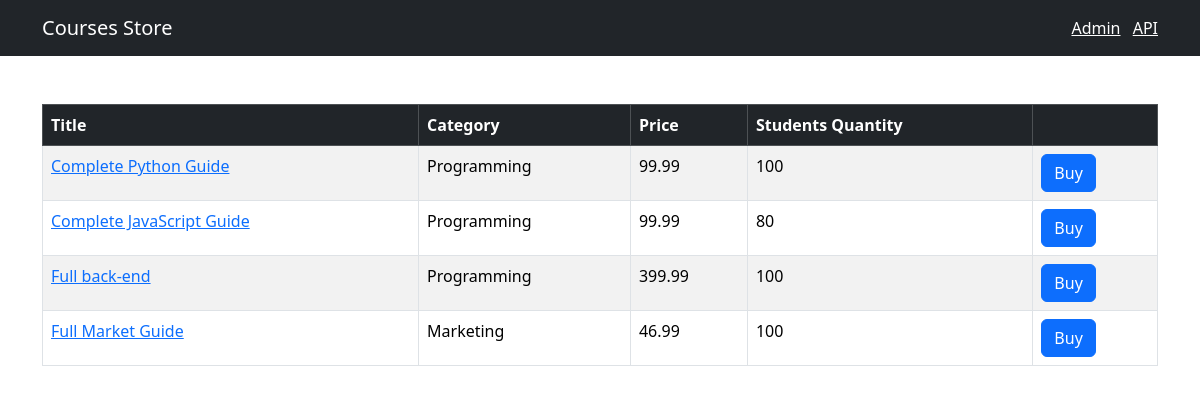
Before: / with the older database file.
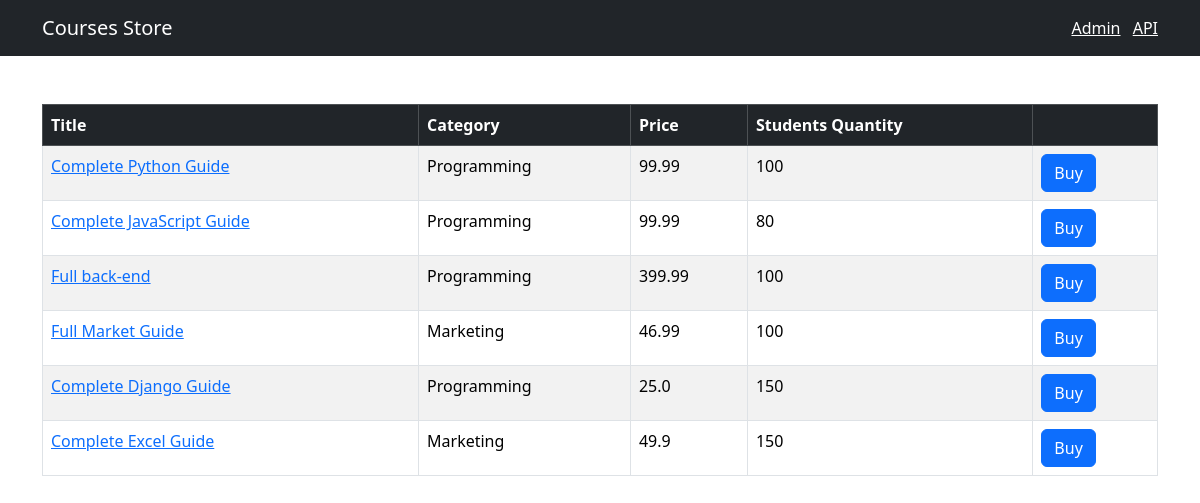
After: the same page with the newer database file.
### store/models.py (models this page shows, shortened)
class Course(models.Model):
    title = models.CharField(max_length=300)
    price = models.FloatField()
    student_qty = models.IntegerField()
    review_qry = models.IntegerField()
    category = models.ForeignKey(Category, on_delete=models.CASCADE)
    created_at = models.DateTimeField(default=timezone.now)

class Category(models.Model):
    title = models.CharField(max_length=255)
    created_at = models.DateTimeField(default=timezone.now)
    def __str__(self):
        return self.title

### store/views.py (the view)
# urls.py: path('', include(api.urls), name='index')
def index(request):
    courses = Course.objects.all()
    return render(request, 'store/courses.html', {'courses': courses})

### templates/store/courses.html (shortened to what this page needs)
{% extends "base.html" %}
{% block content%}
<table class="table mt-5 table-bordered table-striped table-hover">
    <thead class="table-dark">
        <tr>
            <th>Title</th>
            <th>Category</th>
            <th>Price</th>
            <th>Students Quantity</th>
            <th></th>
        </tr>
    </thead>
    <tbody>
        {% for course in courses %}
        <tr>
            <td>
                <a href={% url "store:single_course" course.id %}>{{ course.title }}</a>
            </td>
            <td>{{ course.category }}</td>
            <td>{{ course.price }}</td>
            <td>{{ course.student_qty }}</td>
            <td><button class="btn btn-primary">Buy</button></td>
        </tr>
        {% endfor %}
    </tbody>
</table>
{% endblock %}

### templates/base.html (shortened to what this page needs)
<!DOCTYPE html>
<html lang="en">
<head>
    <head>
    <link href="https://cdn.jsdelivr.net/npm/bootstrap@5.3.8/dist/css/bootstrap.min.css" rel="stylesheet">
    </head>
</head>
<body>
    <nav class="navbar navbar-dark bg-dark">
        <div class="container">
            <a href={% url "store:index" %} class="navbar-brand">Courses Store</a>
            <span class="navbar-text">
                <a href="/admin/" class="me-2" target="_blank">Admin</a>
                <a href="/api/v1/" target="_blank">API</a>
            </span>
        </div>
    </nav>
    <main class="container">
        {% block content %}
        {% endblock %}
    </main>
</body>
</html>

Changed rows visible on the page:
added Course: title "Complete Django Guide", category "Programming", price "25.0", student_qty "150"
added Course: title "Complete Excel Guide", category "Marketing", price "49.9", student_qty "150"
